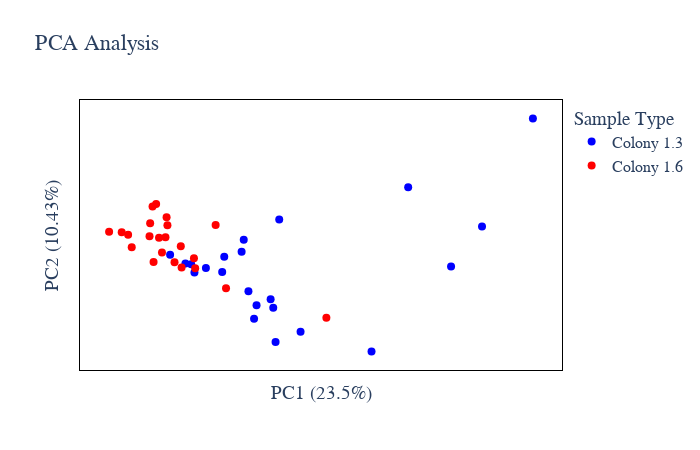

Write notebook code for a chart like this one.
### Code cell
# Protein Abundance PCA plot
plot_options={
            "compare groups": ["Colony 1.3","Colony 1.6"],
            "title": "PCA Analysis",
            "color": ["blue", "red", "green", "black", "yellow", "purple",
                      "orange", "brown", "pink", "gray", "olive", "cyan"],
            "symbol": ['circle', 'circle', 'circle'],
            "marker_size": 8,
            "width": 700,
            "height": 450,
            "font": dict(size=16, family="Arial black"),
            "ylimits": [],
            "xlimits": []
        }
figure, _, _ =PCA_plots(data_obj, plot_options, saved_settings,username="10min")
figure.show()

### Figure 1 — Plotly figure (JSON) as saved in the notebook; plotly's stock layout.template omitted (floating-point values rounded to 4 significant figures)
{"data": [{"hovertemplate": "%{text}<br>PC1: %{x} <br>PC2: %{y}", "legendgroup": "Colony 1.3", "marker": {"color": "blue", "size": 8, "symbol": "circle"}, "mode": "markers", "name": "Colony 1.3", "orientation": "v", "showlegend": true, "text": ["HeLa_ATG_KNO_Col1-3_10min_my_stage 0 H3_BH3_1_1855", "HeLa_ATG_KNO_Col1-3_10min_my_stage 0 H5_BH5_1_1861", "HeLa_ATG_KNO_Col1-3_10min_my_stage 0 H7_BH7_1_1867", "HeLa_ATG_KNO_Col1-3_10min_my_stage 0 I4_BI4_1_1871", "HeLa_ATG_KNO_Col1-3_10min_my_stage 0 I6_BI6_1_1873", "HeLa_ATG_KNO_Col1-3_10min_my_stage 0 J3_BJ3_1_1879", "HeLa_ATG_KNO_Col1-3_10min_my_stage 0 J5_BJ5_1_1883", "HeLa_ATG_KNO_Col1-3_10min_my_stage 0 J7_BJ7_1_1889", "HeLa_ATG_KNO_Col1-3_10min_my_stage 0 K4_BK4_1_1893", "HeLa_ATG_KNO_Col1-3_10min_my_stage 0 K6_BK6_1_1897", "HeLa_ATG_KNO_Col1-3_10min_my_stage 0 L5_BL5_1_1905", "HeLa_ATG_KNO_Col1-3_10min_my_stage 0 L7_BL7_1_1907", "HeLa_ATG_KNO_Col1-3_10min_my_stage 0 M4_BM4_1_1911", "HeLa_ATG_KNO_Col1-3_10min_my_stage 0 M6_BM6_1_1915", "HeLa_ATG_KNO_Col1-3_10min_my_stage 0 N5_BN5_1_1923", "HeLa_ATG_KNO_Col1-3_10min_my_stage 0 N7_BN7_1_1927", "HeLa_ATG_KNO_Col1-3_10min_my_stages 0 E5_BE5_1_1829", "HeLa_ATG_KNO_Col1-3_10min_my_stages 0 E7_BE7_1_1833", "HeLa_ATG_KNO_Col1-3_10min_my_stages 0 F4_BF4_1_1837", "HeLa_ATG_KNO_Col1-3_10min_my_stages 0 F6_BF6_1_1843", "HeLa_ATG_KNO_Col1-3_10min_my_stages 0 G3_BG3_1_1847", "HeLa_ATG_KNO_Col1-3_10min_my_stages 0 G5_BG5_1_1851"], "type": "scatter", "x": [-2.443, 4.737, -2.822, 14.62, 19.99, 9.396, 2.943, 1.006, 1.315, -1.477, 3.096, -2.231, -0.2731, -3.827, 1.847, 1.685, 11.8, 2.772, 3.337, 16.65, 0.8668, -0.4083], "xaxis": "x", "y": [-0.7589, -7.373, -0.6752, -0.9765, 13.55, -9.309, -5.008, 1.665, -3.388, -1.112, -8.378, -1.551, -0.01942, 0.1815, -4.761, -6.104, 6.803, -4.187, 3.65, 2.955, 0.4748, -1.51], "yaxis": "y"}, {"hovertemplate": "%{text}<br>PC1: %{x} <br>PC2: %{y}", "legendgroup": "Colony 1.6", "marker": {"color": "red", "size": 8, "symbol": "circle"}, "mode": "markers", "name": "Colony 1.6", "orientation": "v", "showlegend": true, "text": ["HeLa_ATG_KNO_Col1-6_10min_my_stage 0 H8_BH8_1_1857", "HeLa_ATG_KNO_Col1-6_10min_my_stage 0 H10_BH10_1_1859", "HeLa_ATG_KNO_Col1-6_10min_my_stage 0 H12_BH12_1_1863", "HeLa_ATG_KNO_Col1-6_10min_my_stage 0 I9_BI9_1_1869", "HeLa_ATG_KNO_Col1-6_10min_my_stage 0 I11_BI11_1_1875", "HeLa_ATG_KNO_Col1-6_10min_my_stage 0 J8_BJ8_1_1877", "HeLa_ATG_KNO_Col1-6_10min_my_stage 0 J12_BJ12_1_1887", "HeLa_ATG_KNO_Col1-6_10min_my_stage 0 K9_BK9_1_1891", "HeLa_ATG_KNO_Col1-6_10min_my_stage 0 K11_BK11_1_1895", "HeLa_ATG_KNO_Col1-6_10min_my_stage 0 L8_BL8_1_1899", "HeLa_ATG_KNO_Col1-6_10min_my_stage 0 L10_BL10_1_1903", "HeLa_ATG_KNO_Col1-6_10min_my_stage 0 L12_BL12_1_1909", "HeLa_ATG_KNO_Col1-6_10min_my_stage 0 M9_BM9_1_1913", "HeLa_ATG_KNO_Col1-6_10min_my_stage 0 M11_BM11_1_1917", "HeLa_ATG_KNO_Col1-6_10min_my_stage 0 N8_BN8_1_1919", "HeLa_ATG_KNO_Col1-6_10min_my_stage 0 N10_BN10_1_1925", "HeLa_ATG_KNO_Col1-6_10min_my_stage 0 N12_BN12_1_1929", "HeLa_ATG_KNO_Col1-6_10min_my_stages 0 E8_BE8_1_1825", "HeLa_ATG_KNO_Col1-6_10min_my_stages 0 E10_BE10_1_1827", "HeLa_ATG_KNO_Col1-6_10min_my_stages 0 F9_BF9_1_1839", "HeLa_ATG_KNO_Col1-6_10min_my_stages 0 F11_BF11_1_1845", "HeLa_ATG_KNO_Col1-6_10min_my_stages 0 G8_BG8_1_1849"], "type": "scatter", "x": [-5.137, -4.132, -0.8384, -2.262, -7.005, -6.347, 6.432, -7.833, -3.538, -4.362, -6.584, -4.913, -5.179, -2.181, -4.554, -3.073, -0.156, -4.059, -4.746, -4.981, -3.126, -4.004], "xaxis": "x", "y": [3.263, 1.897, 3.089, -0.1517, 2.383, 0.9096, -5.994, 2.447, -0.5521, 0.3919, 2.151, -0.5413, 1.987, -1.15, 1.861, -1.064, -3.098, 3.848, 5.156, 4.913, 1.004, 3.086], "yaxis": "y"}], "layout": {"font": {"family": "Arial black", "size": 16}, "height": 450, "legend": {"title": {"text": "Sample Type"}, "tracegroupgap": 0}, "paper_bgcolor": "rgba(255, 255, 255, 255)", "plot_bgcolor": "rgba(255, 255, 255, 255)", "title": {"text": "PCA Analysis"}, "width": 700, "xaxis": {"anchor": "y", "domain": [0, 1], "linecolor": "black", "mirror": true, "showticklabels": false, "title": {"text": "PC1 (23.5%)"}}, "yaxis": {"anchor": "x", "domain": [0, 1], "linecolor": "black", "mirror": true, "showticklabels": false, "title": {"text": "PC2 (10.43%)"}}}}
